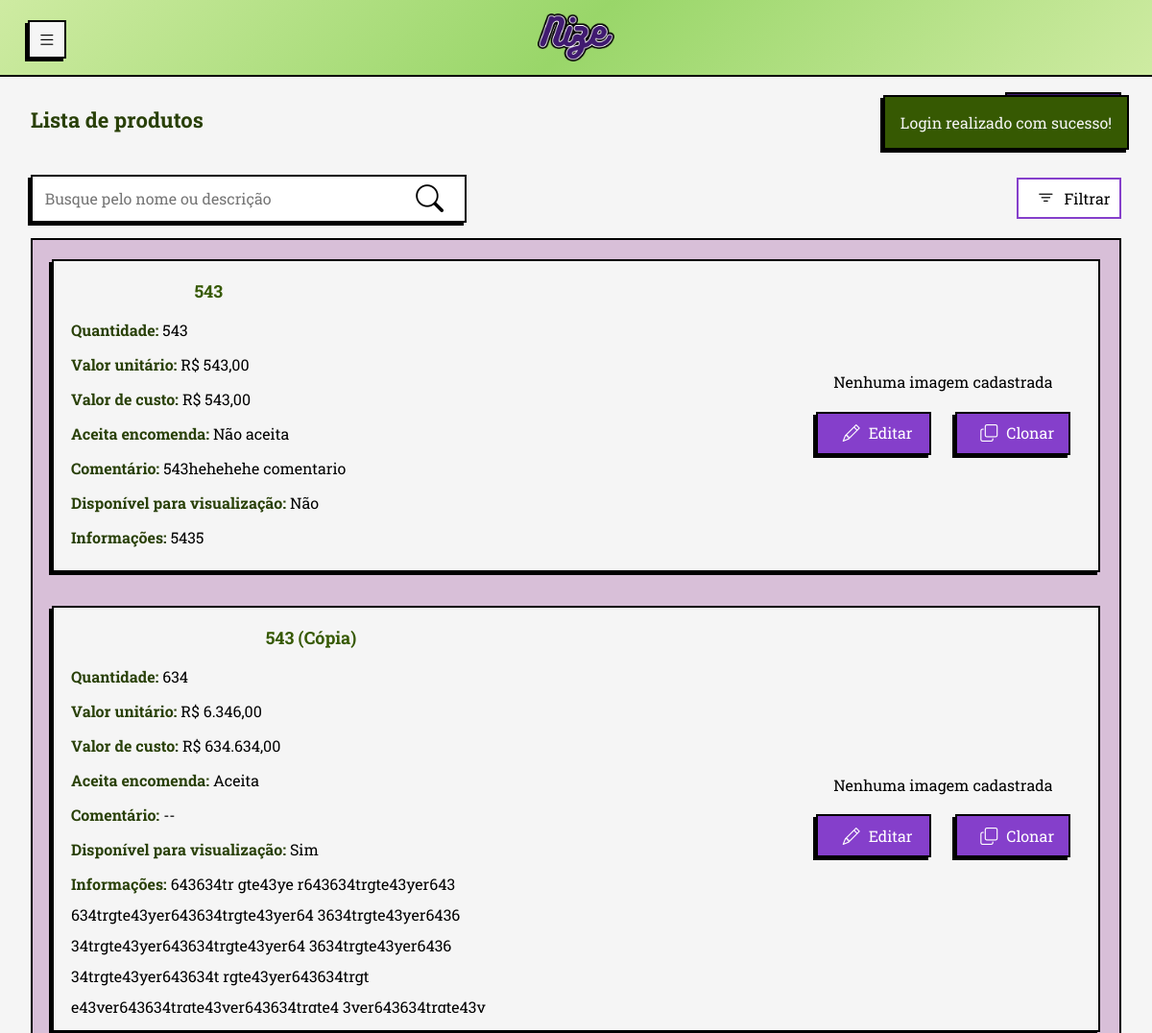
Before: /php/view/produtos/visualizacao_produtos.php (signed in, upper part) with the older database file.
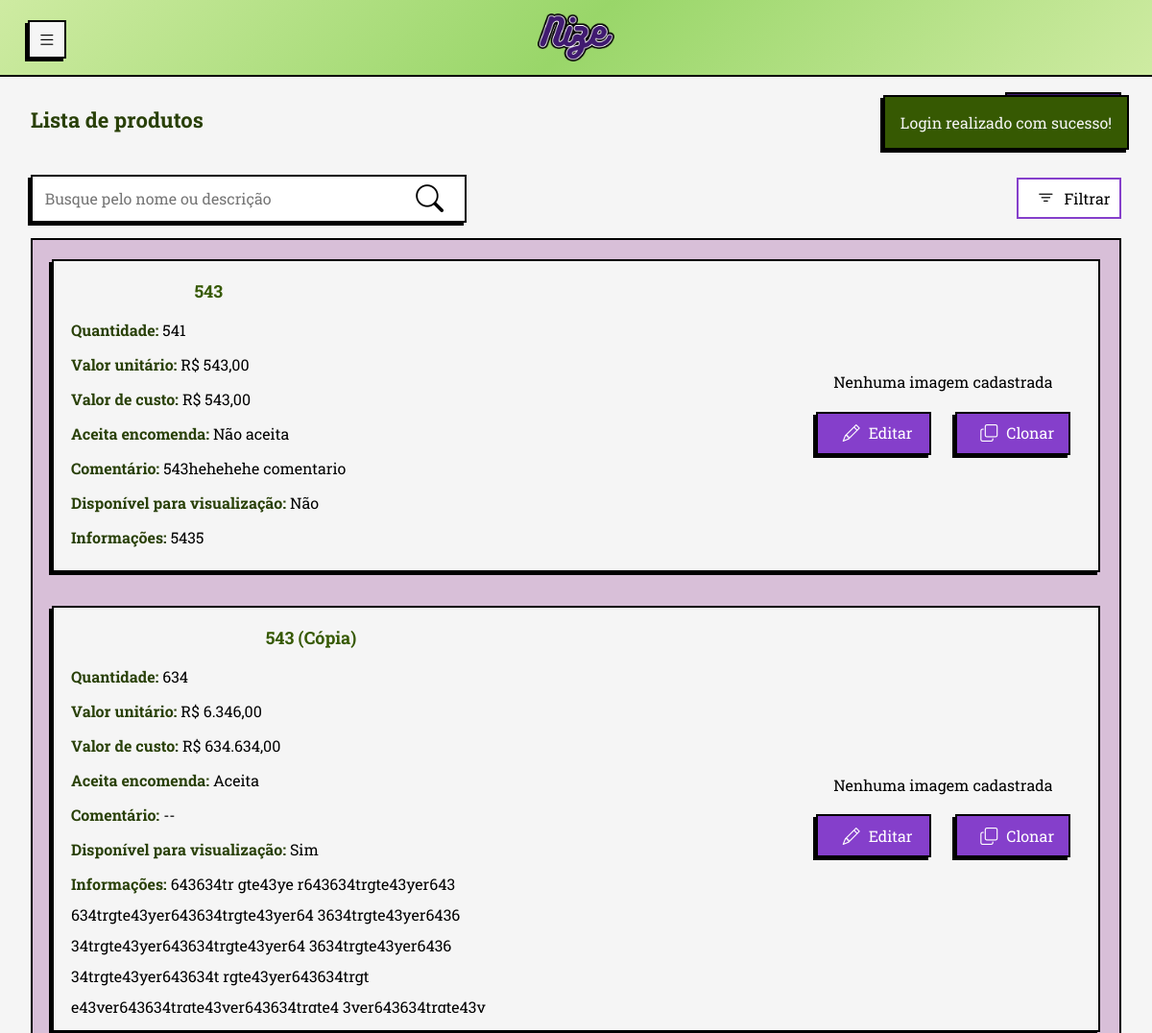
After: the same page with the newer database file.
### tables this page shows
CREATE TABLE produtos (
            id_produto INTEGER PRIMARY KEY AUTOINCREMENT NOT NULL,
            id_usuario INTEGER NOT NULL,
            nome TEXT NOT NULL,
            valor_unitario REAL NOT NULL,
            quantidade INTEGER NULL,
            imagem TEXT NULL,
            aceita_encomenda INTEGER NULL,
            descricao TEXT NULL,
            valor_custo REAL NULL,
            aceita_visualizacao INTEGER NULL,
            created_at TIMESTAMP NOT NULL DEFAULT CURRENT_TIMESTAMP, comentario,
            FOREIGN KEY (id_usuario) REFERENCES usuario (id_usuario)
    );

### php/persistence/conexaoBanco.class.php (called while the page is built, shortened)
<?php
class ConexaoBanco extends PDO {
    private static $instancia = null;
    public static function getInstancia() {
        if (!isset(self::$instancia)) {
            try {
                $caminhoBanco = __DIR__ . '/nize_database.db';
                $dsn = "sqlite:" . $caminhoBanco;
                self::$instancia = new ConexaoBanco($dsn, null, null);
                self::$instancia->setAttribute(PDO::ATTR_ERRMODE, PDO::ERRMODE_EXCEPTION);
                self::$instancia->setAttribute(PDO::ATTR_DEFAULT_FETCH_MODE, PDO::FETCH_ASSOC);
            } catch (PDOException $e) {
                $msg_erro = urlencode("Erro ao conectar com o banco SQLite: " . $e->getMessage());
                header("location:../view/general/erro.php?msg=" . $msg_erro);
                exit;
            }
        }
        return self::$instancia;
    }
}

### php/model/usuario.class.php (called while the page is built, shortened)
<?php
class Usuario{
    public function __get($attribute){
        return $this->$attribute;
    }
}
?>

### php/dao/produtodao.class.php (called while the page is built, shortened)
<?php
require_once __DIR__ . '/../persistence/conexaoBanco.class.php';
class ProdutoDAO{
    private $conexao;
    public function __construct() {
        $this-> conexao = ConexaoBanco::getInstancia();
    }
    public function listarTodosProdutos($id_usuario) : array {
        try{
            $sql = $this->conexao->prepare("SELECT * FROM produtos WHERE id_usuario = :id_usuario ORDER BY nome COLLATE NOCASE ASC");
            $sql->bindValue(":id_usuario", $id_usuario);
            $sql->execute();
            return $sql->fetchAll(PDO::FETCH_ASSOC);
        } catch (Exception $e){
            $_SESSION['msg'] = "Erro ao listar produtos";
            header("location:../view/produtos/visualizacao_produtos.php");
            exit;
        }
    }
}

### php/view/produtos/visualizacao_produtos.php (the view, shortened to what the changed rows need)
<?php
require_once '../../model/usuario.class.php';
require_once '../../dao/produtodao.class.php';
$usuario = unserialize($_SESSION['usuario_logado']);
$produtoDAO = new ProdutoDAO();
$lista = $produtoDAO->listarTodosProdutos($usuario->id_usuario);
?>
<!DOCTYPE html>
<html lang="pt-br">
<head>
  <link rel="stylesheet" href="../../../css/normalize.css">
  <link rel="stylesheet" href="../../../css/query.css">
  <link rel="stylesheet" href="../../../css/style.css">
  <link rel="stylesheet" href="../../../css/sidebar.css">
  <link rel="stylesheet" href="https://cdn.jsdelivr.net/npm/bootstrap-icons@1.13.1/font/bootstrap-icons.min.css">
</head>
<body>
  <main class='conteudo-pagina'>
    <div class="internal-nav">
      <div class="internal-nav-links">
        <h1>Lista de produtos</h1>
      </div>
    </div>
    <div class="lista-produtos">
      <?php if (!empty($lista)): ?>
        <?php foreach ($lista as $item): ?>
          <div class="product-view">
            <div class="texto-produto">
              <h2><?php echo htmlspecialchars(mb_convert_encoding($item['nome'], "UTF-8", "AUTO")); ?></h2>
              <p><strong>Quantidade:</strong> <?php if ($item['quantidade'] === 0 || $item['quantidade'] == null) {
                                                echo "Sem estoque";
                                              } else {
                                                echo htmlspecialchars($item['quantidade']);
                                              } ?> </p>
              <?php if ($item['valor_unitario']) {
                $valor_unitario = "R$ " . number_format($item['valor_unitario'], 2, ',', '.');
              } else {
                $valor_unitario = "Não informado";
              } ?>
              <p><strong>Valor unitário:</strong> <?php echo $valor_unitario ?></p>
              <?php if ($item['valor_custo']) {
                $valor_custo = "R$ " . number_format($item['valor_custo'], 2, ',', '.');
              } else {
                $valor_custo = "Não informado";
              } ?>
              <p><strong>Valor de custo:</strong> <?php echo $valor_custo; ?></p>
              <?php
              if (htmlspecialchars($item['aceita_encomenda']) === '1') {
                $aceita_encomenda = "Aceita";
              } else {
                $aceita_encomenda = "Não aceita";
              }
              if (htmlspecialchars($item['aceita_visualizacao']) === '1') {
                $aceita_visualizacao = "Sim";
              } else {
                $aceita_visualizacao = "Não";
              }
              ?>
              <p><strong>Aceita encomenda:</strong> <?php echo $aceita_encomenda; ?></p>
              <p class="p-descricao"><strong>Comentário:</strong>
                <?php if ($item['comentario']) {
                  echo htmlspecialchars($item['comentario']);
                } else {
                  echo "--";
                } ?></p>
              <p><strong>Disponível para visualização:</strong> <?php echo $aceita_visualizacao; ?></p>
              <p class="p-descricao"><strong>Informações:</strong>
                <?php if ($item['descricao']) {
                  echo htmlspecialchars($item['descricao']);
                } else {
                  echo "--";
                } ?></p>
            </div>
            <div class="product-img-btn">
              <?php if ($item['imagem']) {
                echo "<img src='../../persistence/uploads/" . htmlspecialchars($item['imagem']) . "' alt='imagem do produto' class='img-produtos'>";
                } else {
                  echo "<p class='img-produtos'>Nenhuma imagem cadastrada</p>";
              } ?>
              <div class="product-btns">
                <a href="alteracao_produto.php?id=<?php echo $item['id_produto']; ?>"><span class="bi bi-pencil"></span>Editar</a>
                <a href="clonar_produto.php?id=<?php echo $item['id_produto']; ?>" class="btn-clonar"><span class="bi bi-copy"></span>Clonar</a>
                </div>
            </div>
          </div>
        <?php endforeach; ?>
      <?php else: echo "Nenhum produto cadastrado." ?>
      <?php endif; ?>
    </div>
  </main>
</body>
</html>

Changed rows visible on the page:
changed produtos "Não aceita": quantidade "543" → "541"
